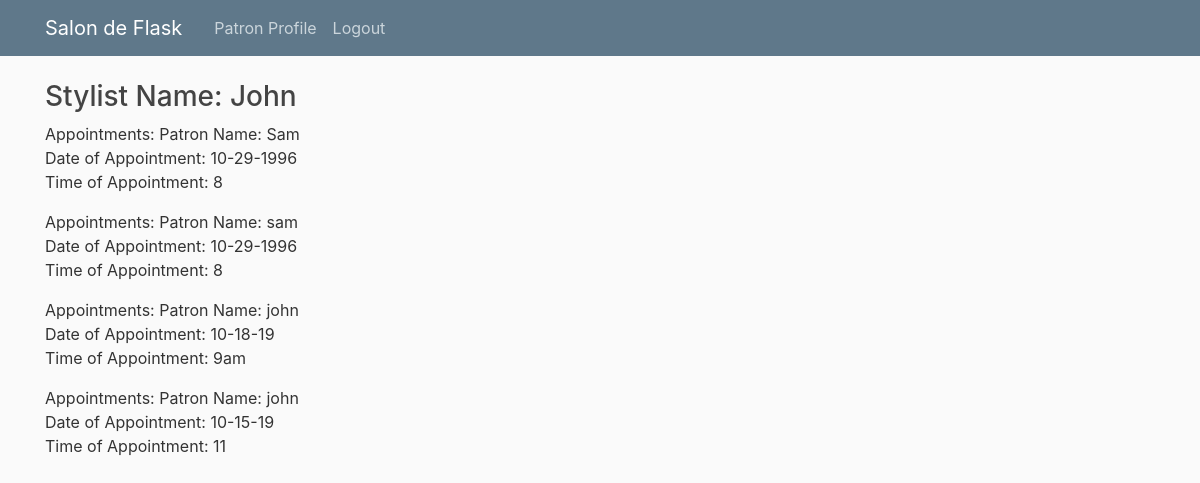
Screenshot of /style_profile/John (signed in) with the database file from the repository.
### flaskblog/models.py (models this page shows, shortened)
class Appointment(db.Model):
    id = db.Column(db.Integer, primary_key=True)
    patron_account = db.Column(db.String(100), nullable=False)
    stylist_account = db.Column(db.String(100), nullable=False)
    date = db.Column(db.String(100), nullable=False)
    hour = db.Column(db.String(100), nullable=False)

### flaskblog/routes.py (the view)
@app.route("/style_profile/<string:my_username>", methods=['GET', 'POST'])
@login_required
def style_profile(my_username):
    appointments = []
    appointments = Appointment.query.all()
    for appointment in appointments:
        if(appointment.stylist_account == my_username):
            appointments.append(appointment)
    return render_template('style_profile.html',username = my_username, appointments=appointments)

### flaskblog/models.py (called while the page is built)
@login_manager.user_loader
def load_user(user_id):
    return User.query.get(int(user_id))

### flaskblog/templates/style_profile.html
{% extends "layout.html" %}
{% block content %}
    <h3>Stylist Name: {{username}}</h3>
    {% for appointment in appointments %}
    <p>Appointments:
    Patron Name: {{appointment.patron_account}}<br />
    Date of Appointment: {{appointment.date}}<br />
    Time of Appointment: {{appointment.hour}}<br />
    </p>
    {% endfor %}
{% endblock content %}

### flaskblog/static/main.css (style rules this page uses)
body { background: #fafafa; color: #333333; margin-top: 5rem; }
h1, h2, h3, h4, h5, h6 { color: #444444; }

### rows the page displays
Appointment: patron_account "Sam", date "10-29-1996", hour "8"
Appointment: patron_account "sam", date "10-29-1996", hour "8"
Appointment: patron_account "john", date "10-18-19", hour "9am"
Appointment: patron_account "john", date "10-15-19", hour "11"

### other values shown
{{ username }} "John"
